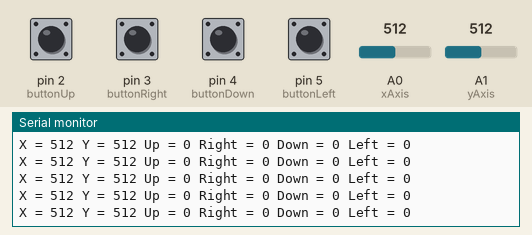
Recording of a sketch running on a simulated Arduino Uno, built with avr-gcc and run on an emulated ATmega328P. On the bench: the last lines printed to the serial monitor. The inputs (shaded band) are chosen by the test bench; at power-on: pin 2 (buttonUp), pin 3 (buttonRight), pin 4 (buttonDown), pin 5 (buttonLeft) LOW, A0 (xAxis) = 512, A1 (yAxis) = 512. No radio packets arrive unless stated.

Above: at 1.2 s.
1.3 s: A0 (xAxis) set to 104
At 1.39 s:
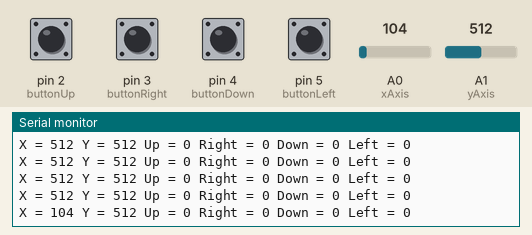
4.3 s: A0 (xAxis) set to 92
At 4.31 s:
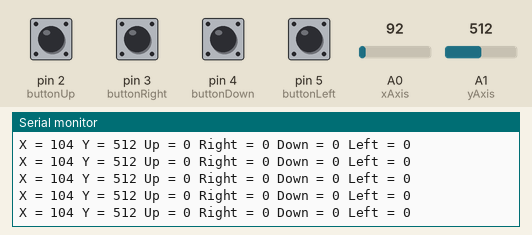
7.3 s: A0 (xAxis) set to 11
At 7.34 s:
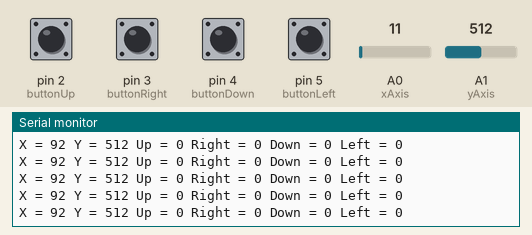
10.3 s: A0 (xAxis) set to 8
At 10.31 s:
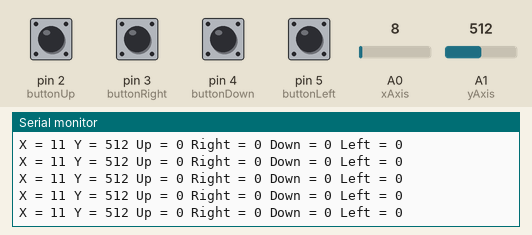
13.3 s: A1 (yAxis) set to 109
At 13.32 s:
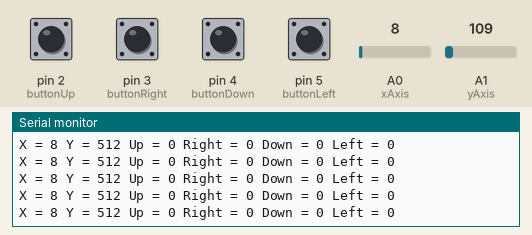
16.3 s: A1 (yAxis) set to 91
At 16.34 s:
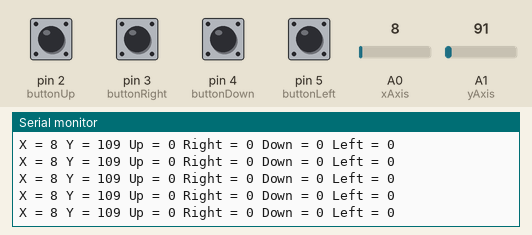
Timing chart, 0 to 19.3 s (numbered marks = the images above; inputs shaded):
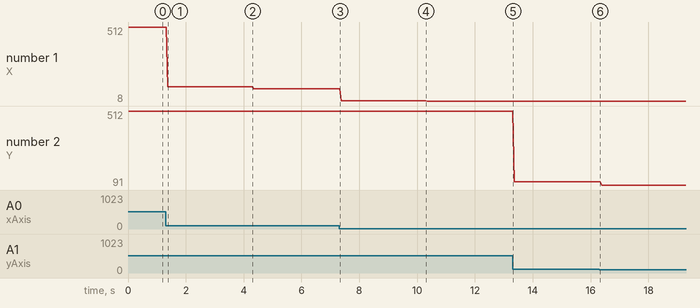

The sketch:

Transmitter.ino
```cpp
/* JoyStick module transceiver code
 - CONNECTIONS: nRF24L01 Modules See:
   1 - GND
   2 - VCC 3.3V !!! NOT 5V
   3 - CE to Arduino pin 9
   4 - CSN to Arduino pin 10
   5 - SCK to Arduino pin 13
   6 - MOSI to Arduino pin 11
   7 - MISO to Arduino pin 12
   8 - UNUSED

   Default Button Pins:
   Up     - pin 2
   Right  - pin 3
   Down   - pin 4
   Left   - pin 5
   -
   Analog Joystick module
   GND    to Arduino GND
   VCC    to Arduino +5V
   X Pot  to Arduino A0
   Y Pot  to Arduino A1
/*-----( Import needed libraries )-----*/

#include <SPI.h>
#include "nRF24L01.h"
#include "RF24.h"

#define CE_PIN   9
#define CSN_PIN 10
#define xAxis 14     // A0 for Arduino UNO
#define yAxis 15     // A1 for Arduino UNO

// NOTE: the "LL" at the end of the constant is "LongLong" type
const uint64_t pipe = 0xE8E8F0F0E1LL; // Define the transmit pipe

/*-----( Declare objects )-----*/
RF24 radio(CE_PIN, CSN_PIN); // Create a Radio

/*-----( Declare Variables )-----*/
int joystick[6];  // 6 element array holding Joystick reading and 4 buttons

int buttonUp    = 2;
int buttonRight = 3;
int buttonDown  = 4;
int buttonLeft  = 5;


void setup() {

  Serial.begin(9600);
  radio.begin();
  radio.openWritingPipe(pipe);
  radio.stopListening();

  //declare pinMode for all buttons and initial state
  pinMode(buttonUp,INPUT_PULLUP);
  pinMode(buttonRight,INPUT_PULLUP);
  pinMode(buttonDown,INPUT_PULLUP);
  pinMode(buttonLeft,INPUT_PULLUP);

  digitalWrite(buttonUp,LOW);
  digitalWrite(buttonRight,LOW);
  digitalWrite(buttonDown,LOW);
  digitalWrite(buttonLeft,LOW);

}

void loop() {

  joystick[0] = analogRead(xAxis);
  joystick[1] = analogRead(yAxis);
  joystick[2] = digitalRead(buttonUp);
  joystick[3] = digitalRead(buttonRight);
  joystick[4] = digitalRead(buttonDown);
  joystick[5] = digitalRead(buttonLeft);

  radio.write( joystick, sizeof(joystick) );
  delay(20);

      Serial.print("X = ");
      Serial.print(analogRead(xAxis));
      Serial.print(" Y = ");
      Serial.print(analogRead(yAxis));
      Serial.print(" Up = ");
      Serial.print(digitalRead(buttonUp));
      Serial.print(" Right = ");
      Serial.print(digitalRead(buttonRight));
      Serial.print(" Down = ");
      Serial.print(digitalRead(buttonDown));
      Serial.print(" Left = ");
      Serial.println(digitalRead(buttonLeft));

}
```

Measured:
- after the input at 1.3 s, the serial monitor: prints a new line after 0.08 s (image 1)
- plotted number 1: 512 → 104 after the input at 1.3 s, 104 → 92 after the input at 4.3 s, 92 → 11 after the input at 7.3 s, 11 → 8 after the input at 10.3 s
- plotted number 2: 512 → 109 after the input at 13.3 s, 109 → 91 after the input at 16.3 s
